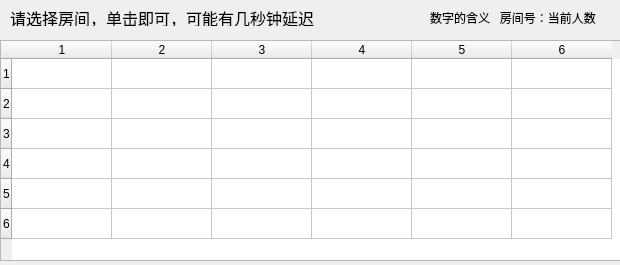
<?xml version="1.0" encoding="UTF-8"?>
<ui version="4.0">
 <class>RoomList</class>
 <widget class="QDialog" name="RoomList">
  <property name="geometry">
   <rect>
    <x>0</x>
    <y>0</y>
    <width>620</width>
    <height>265</height>
   </rect>
  </property>
  <property name="windowTitle">
   <string>Dialog</string>
  </property>
  <widget class="QTableWidget" name="tableWidget">
   <property name="geometry">
    <rect>
     <x>0</x>
     <y>40</y>
     <width>621</width>
     <height>221</height>
    </rect>
   </property>
   <row>
    <property name="text">
     <string>1</string>
    </property>
   </row>
   <row>
    <property name="text">
     <string>2</string>
    </property>
   </row>
   <row>
    <property name="text">
     <string>3</string>
    </property>
   </row>
   <row>
    <property name="text">
     <string>4</string>
    </property>
   </row>
   <row>
    <property name="text">
     <string>5</string>
    </property>
   </row>
   <row>
    <property name="text">
     <string>6</string>
    </property>
   </row>
   <column>
    <property name="text">
     <string>1</string>
    </property>
   </column>
   <column>
    <property name="text">
     <string>2</string>
    </property>
   </column>
   <column>
    <property name="text">
     <string>3</string>
    </property>
   </column>
   <column>
    <property name="text">
     <string>4</string>
    </property>
   </column>
   <column>
    <property name="text">
     <string>5</string>
    </property>
   </column>
   <column>
    <property name="text">
     <string>6</string>
    </property>
   </column>
  </widget>
  <widget class="QLabel" name="label">
   <property name="geometry">
    <rect>
     <x>10</x>
     <y>10</y>
     <width>361</width>
     <height>16</height>
    </rect>
   </property>
   <property name="font">
    <font>
     <family>3ds Light</family>
     <pointsize>12</pointsize>
    </font>
   </property>
   <property name="text">
    <string>请选择房间，单击即可，可能有几秒钟延迟</string>
   </property>
  </widget>
  <widget class="QLabel" name="label_2">
   <property name="geometry">
    <rect>
     <x>430</x>
     <y>10</y>
     <width>191</width>
     <height>16</height>
    </rect>
   </property>
   <property name="text">
    <string>数字的含义   房间号：当前人数</string>
   </property>
  </widget>
 </widget>
 <resources/>
 <connections/>
</ui>
